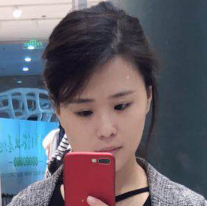
#> input picture ML_Chinahadoop/05/code/lesson/images/afen.png, 207 x 206 px, found by its file name
$ python 5.1.ImageToChar03.py   (older library calls are emulated)
#> lines starting #> are read from the running program, lines starting #| are printed output that depends on the picture
# coding:utf-8
# 知识点：（1）对图片进行缩放
from PIL import Image

if __name__ == '__main__':
    # (1) open image file
    img_path = '.\\images\\afen.png'
    img = Image.open(img_path)
#> img is the input picture: PIL image 207x206 RGBA; mean R, G, B, A 101.6, 99.4, 109.7, 255

    # (2) get a new image size
    old_img_width, old_img_height = img.size
#> old_img_width = 207; old_img_height = 206
    new_img_width = 2 * old_img_width
#> new_img_width = 414
    new_img_height = 2 * old_img_height
#> new_img_height = 412
    print('old_img_width = ', old_img_width, ', old_img_height = ', old_img_height)
#| old_img_width =  207 , old_img_height =  206
    print('new_img_width = ', new_img_width, ', new_img_height = ', new_img_height)
#| new_img_width =  414 , new_img_height =  412

    # (3) resize an image
    new_img = img.resize((new_img_width, new_img_height), Image.ANTIALIAS)
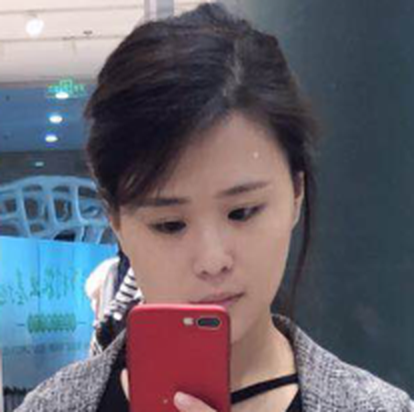
#> new_img: PIL image 414x412 RGBA; mean R, G, B, A 101.6, 99.4, 109.7, 255

    # (4) save an image
    new_img.save('.\\tmp_imgs\\resize_img.png')
    print("Save Success!!!")
